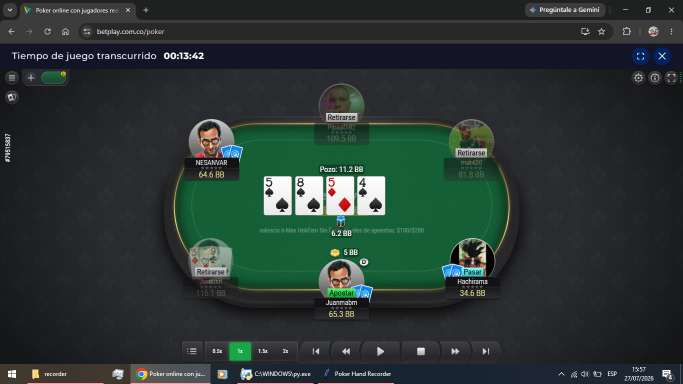
#> input picture capturas/Captura de pantalla (109).png, 1366 x 768 px (shown at 1/2 size)
$ python -i lector_estado.py   (imports and definitions only)
#> lines starting #> are read from the running program, lines starting #| are printed output that depends on the picture
"""
Lector de Estado Completo v2.1
Entrena con golden.json como ground truth.
Lee: cartas héroe, community cards, stacks, pot, state buttons (fondo de color según estado), dealer button, bets (felt text).
"""
import os, json
import numpy as np
from PIL import Image
from digit_ocr import DigitOCR

REPO_DIR = os.path.dirname(os.path.dirname(os.path.abspath(__file__)))
CAPTURAS_DIR = os.path.join(REPO_DIR, 'capturas')
CALIB_PATH = os.path.join(REPO_DIR, 'data', 'calib_1365.json')
GOLDEN_PATH = os.path.join(REPO_DIR, 'data', 'golden.json')
TEMPLATE_DIR = os.path.join(REPO_DIR, 'templates')

# [5 lines not run here, left out]

# ============================================================
# DIGIT READER — OCR for numeric values via connected-component
# digit matching. Handles arbitrary unseen numbers.
# ============================================================
class DigitReader:
    MIN_IOU = 0.35

    def __init__(self, text_threshold=80):
        self.text_threshold = text_threshold
        self.digit_templates = {}  # ch -> list of binary masks

    # [143 lines left out: functions train, _segment_and_label, read_number, _best_match, _iou, not called in this run]


# ============================================================
# SLIDING WINDOW NUMBER READER
# Slides whole-number templates across a slightly wider crop
# to find the best alignment, handling ROI misalignment.
# ============================================================
class SlidingNumberReader:
    # [54 lines left out: functions __init__, train_region, read_number, not called in this run]

# ============================================================
# 1-NN BINARY MATCHER
# ============================================================
class BinaryMatcher:
    STD_WIDTH = 64  # center-align all masks to this width

    def __init__(self, text_threshold=100, min_text_ratio=0.005):
        self.text_threshold = text_threshold
        self.min_text_ratio = min_text_ratio
        self.refs = {}

    # [66 lines left out: functions _center_align, train_region, read_region, not called in this run]


# ============================================================
# STATE MATCHER (1-NN on button-background masks)
# Detects any bright/saturated pixels above feltro level,
# regardless of button color (green=subir, blue=igualar, gray=retirarse, orange=mostrar).
# ============================================================
class StateMatcher:
    # [5 lines left out: function __init__, not called in this run]

    @staticmethod
    def _bright_mask(crop_rgb):
        return np.max(crop_rgb, axis=2) > 120

    # [157 lines left out: functions _button_color, _is_button, train, read, not called in this run]


# ============================================================
# FULL STATE READER
# ============================================================
class StateReader:
    # Fila de estrella sobre cada jugador (siempre presente; se atenúa al
    # retirarse). Coordenadas de pegar.txt, calibradas sobre
    # 'Captura de pantalla (191).png' donde el único inactivo es p2:
    #   activos -> max ~251-255, inactivos -> max ~139-168. Umbral 200.
    # Formato por jugador: (x1, y, x2) fila horizontal de 1px.
    STAR_ROWS = {
        'hero': (663, 615, 669),
        'p1':   (402, 573, 408),
        'p2':   (403, 335, 409),
        'p3':   (663, 264, 669),
        'p4':   (923, 335, 929),
        'p5':   (925, 573, 931),
    }
    STAR_ACTIVE_THR = 200

    # Bet text ROIs on the table felt (from user confirmation)
    BET_ROIS = {
        'hero': (685, 496, 749, 514),  # left-aligned at 685, 64×18
        'p1':   (441, 462, 505, 480),  # center 473, 64×18
        'p2':   (441, 390, 505, 408),  # center 473, 64×18
        'p3':   (685, 306, 749, 324),  # left-aligned at 685, 64×18
        'p4':   (860, 390, 924, 408),  # center 892, 64×18
        'p5':   (859, 462, 923, 480),  # center 891, 64×18
    }

    def __init__(self):
        self.bm = BinaryMatcher(text_threshold=80, min_text_ratio=0.005)
        iou_th = {tuple(calib['player_stacks']['p2']): 0.90}
        self.sr = SlidingNumberReader(text_threshold=80, min_text_ratio=0.003, iou_thresholds=iou_th)
        self.ocr = DigitOCR()
        self.dr = DigitReader(text_threshold=80)
        self.dr_trained = False
        self.sm = StateMatcher(min_bright_px=10)
        self._train()

    @staticmethod
    def _is_full_screenshot(fname):
        return fname.startswith('Captura')

    # [290 lines left out: functions _strip_left_label, _train, detect_button, _star_brightness, read_all, not called in this run]


# ============================================================
# [96 lines not run here, left out]

>>> import cv2
>>> picture = cv2.imread('../capturas/Captura de pantalla (109).png', cv2.IMREAD_GRAYSCALE)
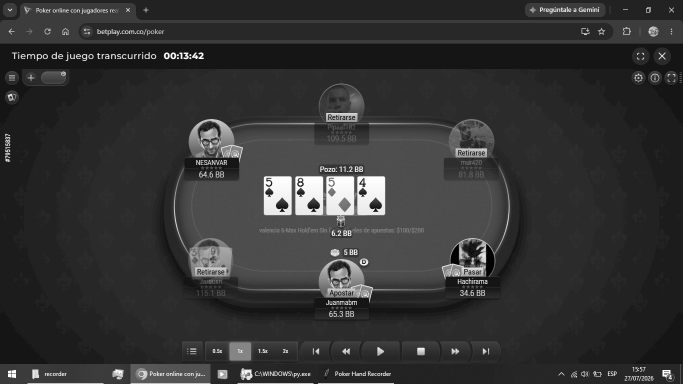
#> picture: shape (768, 1366) (shown at 1/2 size); min 0, max 255, mean 51.4
>>> result = StateReader().read_all(picture)
#> (the run stopped early here; a loop or call above may not have finished)
